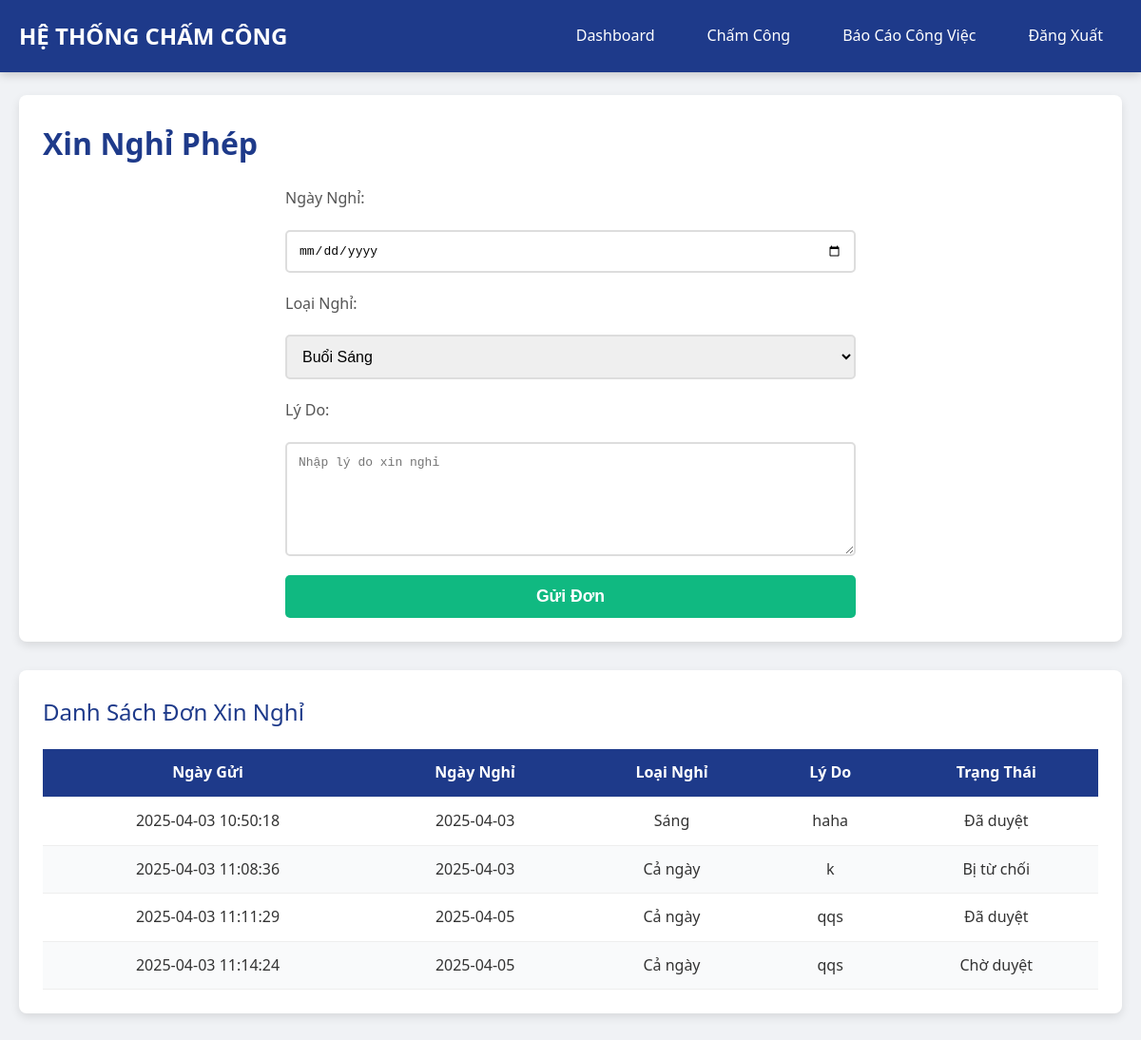
Screenshot of /leave_request (signed in) with the database file from the repository.
### tables this page shows
CREATE TABLE leave_requests (
        id INTEGER PRIMARY KEY AUTOINCREMENT,
        user_id INTEGER,
        request_date TEXT,
        leave_date TEXT,
        leave_type TEXT,  -- Thêm cột leave_type
        reason TEXT,
        status TEXT DEFAULT 'Chờ duyệt',
        FOREIGN KEY (user_id) REFERENCES users(id)
    );

### app.py (the view, shortened to what this page needs)
@app.route('/leave_request', methods=['GET', 'POST'])
@login_required
def leave_request():
    conn = sqlite3.connect('database.db')
    c = conn.cursor()
    c.execute("SELECT request_date, leave_date, leave_type, reason, status FROM leave_requests WHERE user_id = ?",
              (current_user.id,))
    requests = c.fetchall()
    conn.close()
    return render_template('leave_request.html', requests=requests)

### app.py (called while the page is built)
@login_manager.user_loader
def load_user(user_id):
    conn = sqlite3.connect('database.db')
    c = conn.cursor()
    c.execute("SELECT * FROM users WHERE id = ?", (user_id,))
    user = c.fetchone()
    conn.close()
    if user:
        return User(user[0])
    return None

### templates/leave_request.html (shortened to what this page needs)
<!DOCTYPE html>
<html lang="vi">
<head>
    <link rel="stylesheet" href="{{ url_for('static', filename='css/style.css') }}">
</head>
<body>
    <header>
        <div class="nav-container">
            <div class="nav-brand">
                <a href="{{ url_for('employee_dashboard') }}">HỆ THỐNG CHẤM CÔNG</a>
            </div>
            <div class="nav-links">
                <a href="{{ url_for('employee_dashboard') }}">Dashboard</a>
                <a href="{{ url_for('checkin') }}">Chấm Công</a>
                <a href="{{ url_for('work_report') }}">Báo Cáo Công Việc</a>
                <a href="{{ url_for('logout') }}">Đăng Xuất</a>
            </div>
        </div>
    </header>
    <main>
        <div class="section">
            <h1>Xin Nghỉ Phép</h1>
            <form method="POST" class="form">
                <label>Ngày Nghỉ:</label>
                <input type="date" name="leave_date" required>
                <label>Loại Nghỉ:</label>
                <select name="leave_type" required>
                    <option value="Sáng">Buổi Sáng</option>
                </select>
                <label>Lý Do:</label>
                <textarea name="reason" placeholder="Nhập lý do xin nghỉ" required></textarea>
                <button type="submit">Gửi Đơn</button>
            </form>
        </div>
        <div class="section">
            <h2>Danh Sách Đơn Xin Nghỉ</h2>
            <table>
                <thead>
                    <tr>
                        <th>Ngày Gửi</th>
                        <th>Ngày Nghỉ</th>
                        <th>Loại Nghỉ</th>
                        <th>Lý Do</th>
                        <th>Trạng Thái</th>
                    </tr>
                </thead>
                <tbody>
                    {% for req in requests %}
                    <tr>
                        <td>{{ req[0] }}</td>
                        <td>{{ req[1] }}</td>
                        <td>{{ req[2] }}</td>
                        <td>{{ req[3] }}</td>
                        <td>{{ req[4] }}</td>
                    </tr>
                    {% endfor %}
                </tbody>
            </table>
        </div>
    </main>
</body>
</html>

### static/css/style.css (style rules this page uses)
* { margin: 0; padding: 0; box-sizing: border-box; }
body { font-family: 'Segoe UI', Arial, sans-serif; background-color: #f0f2f5; color: #333; line-height: 1.6; }
header { position: fixed; top: 0; left: 0; width: 100%; background-color: #1e3a8a; padding: 15px 0; box-shadow: 0 2px 10px rgba(0, 0, 0, 0.2); z-index: 1000; }
.nav-container { max-width: 1400px; margin: 0 auto; display: flex; justify-content: space-between; align-items: center; padding: 0 20px; }
.nav-brand a { color: #fff; font-size: 1.5em; font-weight: 700; text-decoration: none; }
.nav-links { display: flex; gap: 15px; }
.nav-links a { color: #fff; text-decoration: none; padding: 10px 20px; font-weight: 500; border-radius: 5px; transition: background-color 0.3s, transform 0.2s; }
main { max-width: 1400px; margin: 80px auto 40px auto; padding: 20px; }
.section { background-color: #fff; padding: 25px; border-radius: 8px; box-shadow: 0 4px 10px rgba(0, 0, 0, 0.1); margin-bottom: 30px; }
h1 { color: #1e3a8a; font-size: 2em; margin-bottom: 20px; font-weight: 600; }
h2 { color: #1e3a8a; font-size: 1.5em; margin-bottom: 15px; font-weight: 500; }
.form { display: flex; flex-direction: column; gap: 20px; max-width: 600px; margin: 0 auto; }
.form label { font-weight: 500; color: #555; }
.form input, .form select, .form textarea { padding: 12px; border: 2px solid #ddd; border-radius: 5px; font-size: 1em; width: 100%; transition: border-color 0.3s, box-shadow 0.3s; }
.form textarea { height: 120px; resize: vertical; }
.form button { padding: 12px 20px; background-color: #10b981; color: #fff; border: none; border-radius: 5px; font-size: 1.1em; font-weight: 600; cursor: pointer; transition: all 0.3s ease; }
table { width: 100%; border-collapse: collapse; margin-top: 20px; }
th, td { padding: 12px; text-align: center; border-bottom: 1px solid #eee; }
th { background-color: #1e3a8a; color: #fff; font-weight: 600; }
tr:nth-child(even) { background-color: #f9fafb; }

### rows the page displays
leave_requests: request_date "2025-04-03 10:50:18", leave_date "2025-04-03", leave_type "Sáng", reason "haha", status "Đã duyệt"
leave_requests: request_date "2025-04-03 11:08:36", leave_date "2025-04-03", leave_type "Cả ngày", reason "k", status "Bị từ chối"
leave_requests: request_date "2025-04-03 11:11:29", leave_date "2025-04-05", leave_type "Cả ngày", reason "qqs", status "Đã duyệt"
leave_requests: request_date "2025-04-03 11:14:24", leave_date "2025-04-05", leave_type "Cả ngày", reason "qqs", status "Chờ duyệt"
